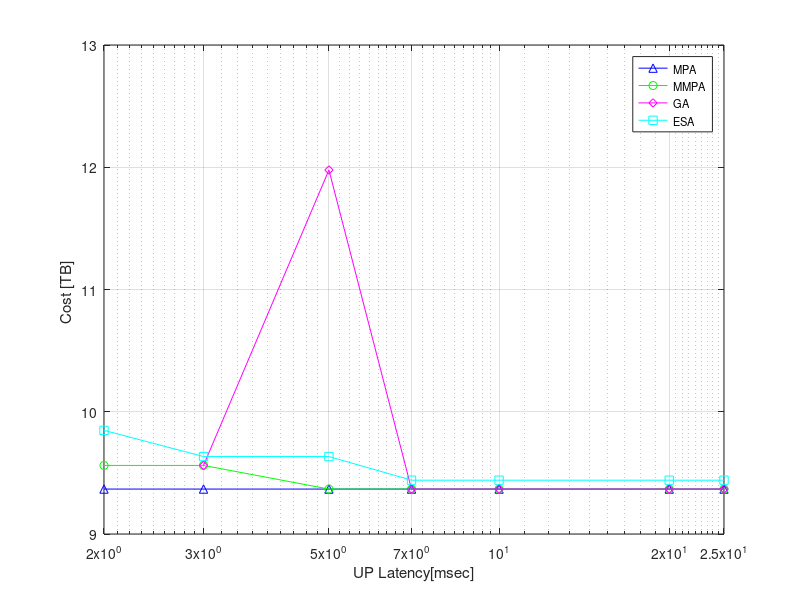
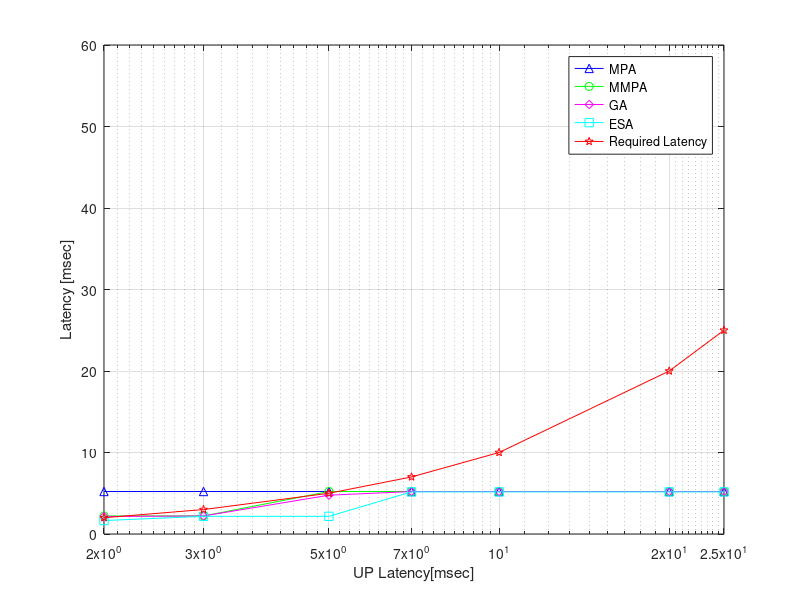
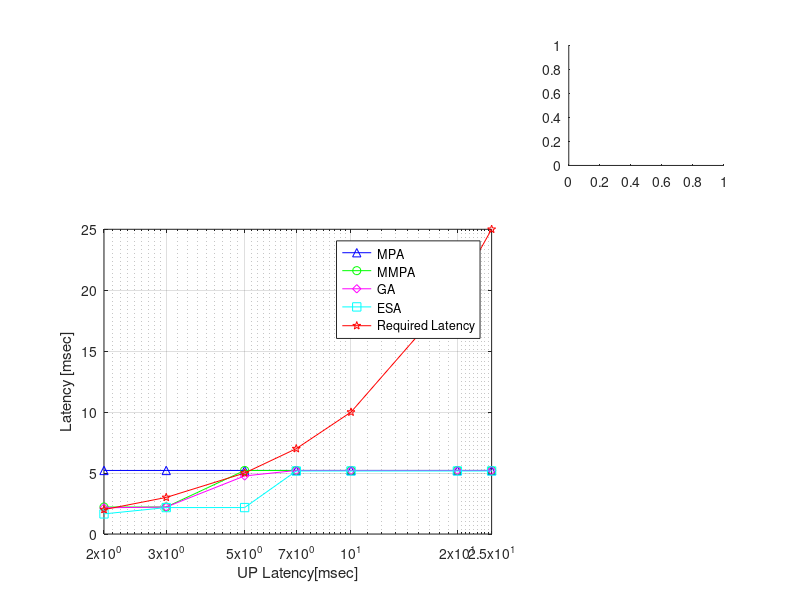

The MATLAB script that drew these images, in order: (Note: this script raises an error after producing the figures.)
clc;
clear;
close all;
%load('MMPA_Data', 'delayUP_MMPA','delayCP_MMPA','LayerCP_MMPA','Adata_MMPA', 'CoSt_MMPA')
%load('MPA_Data', 'delayUP_MPA','delayCP_MPA','LayerCP_MPA','Adata_MPA', 'CoSt_MPA')
%load('GA_Data', 'delayUP_GA','delayCP_GA','LayerCP_GA','Adata_GA', 'CoSt_GA', 'DFrate', 'maxdup','maxdcp','Cp', 'Z')
load('ESA_Data_new_URLLC', 'delayUP_ESA','delayCP_ESA','LayerCP_ESA','Adata_ESA', 'CoSt_ESA')
load('MMPA_Data_URLLC', 'delayUP_MMPA','delayCP_MMPA','LayerCP_MMPA','Adata_MMPA', 'CoSt_MMPA')
load('MPA_Data_URLLC', 'delayUP_MPA','delayCP_MPA','LayerCP_MPA','Adata_MPA', 'CoSt_MPA')
load('GA_Data_URLLC', 'delayUP_GA','delayCP_GA','LayerCP_GA','Adata_GA', 'CoSt_GA', 'DFrate', 'maxdup','maxdcp','Cp', 'Z', 'S', 'La')
Umin=DFrate(1,1)
Umax=DFrate(1,7)
delayUP_ESA=delayUP_ESA*10^(3);
delayCP_ESA=delayCP_ESA*10^(3);
LayerCP_ESA=LayerCP_ESA*10^(-12);
Cp=[Cp; Cp; Cp; Cp; Cp; Cp; Cp]
z=1:1:Z;

figure
p1=semilogx(DFrate(1,z), CoSt_MPA(1,z), 'b-^',DFrate(1,z), CoSt_MMPA(1,z),'g-o',DFrate(1,z), CoSt_GA(1,z),'m-d',DFrate(1,z), CoSt_ESA(1,z)*(10^(-12)),'c-s')
xlabel('UP Latency[msec]'), ylabel('Cost [TB] ')
xticks([2 3 5 7 10 20 25])
ylim([9 13])
grid on
xlim([Umin Umax])
legend('MPA','MMPA','GA','ESA','FontSize', 8 )


figure

p2=semilogx(DFrate(1,z), delayUP_MPA(1,z), 'b-^',DFrate(1,z), delayUP_MMPA(1,z), 'g-o',DFrate(1,z), delayUP_GA(1,z), 'm-d',DFrate(1,z), delayUP_ESA(1,z), 'c-s',DFrate(1,z), DFrate(1,z),'r-p')
xlabel('UP Latency[msec]'), ylabel('Latency [msec]'),
xlabel('UP Latency[msec]'), ylabel('Latency [msec]'),
xticks([2 3 5 7 10 20 25])
grid on
xlim([2 Umax])
ylim([0 60])
legend('MPA' , 'MMPA','GA','ESA','Required Latency')

figure
x = -5:0.1:5;
subplot(3,3,[4 5 7 8])
p2=semilogx(DFrate(1,z), delayUP_MPA(1,z), 'b-^',DFrate(1,z), delayUP_MMPA(1,z), 'g-o',DFrate(1,z), delayUP_GA(1,z), 'm-d',DFrate(1,z), delayUP_ESA(1,z), 'c-s',DFrate(1,z), DFrate(1,z),'r-p')
xlabel('UP Latency[msec]'), ylabel('Latency [msec]'),
xlabel('UP Latency[msec]'), ylabel('Latency [msec]'),
xticks([2 3 5 7 10 20 25])
grid on
legend('MPA' , 'MMPA','GA','ESA','Required Latency')
xlim([2 Umax])
ax = gca;
area = [4 4.5 6 5.5];
%area = [1.9 1.5 2.5 4];
inlarge = subplot(3,3,3);
panpos = inlarge.Position;
delete(inlarge);
inlarge = zoomin(ax,area,panpos);
title(inlarge,'Zoom in')




figure
title("ESA Function Placement")
 figure
%-------------Plot A------------------------------------------------------
for ttt=1:3
   
    for z=1:Z
           B_new= cell2mat(Adata_ESA(1,z));
        
        
        Num_NF1=[3 1 1 3 2 3]';
        Num_NF1(:,:,2) = [2 2 1 3 2 3]';
        Num_NF = cat(3,Num_NF1,[3 1 1 3 2 3]');
        Adata_ESA_new = cell(S,6);
        
        for s=1:S
            for f=1:6
                dim=Num_NF(f,:,s);
                Adata_ESA_new{s,f}=B_new(f,:,s).*ones(dim, La);
            end
            
        end
        
        for s=1:S
            A_new_ESA_l=[cell2mat(Adata_ESA_new(s,1))];
            for f=2:6
                A_new_ESA_l=[[A_new_ESA_l]; [cell2mat(Adata_ESA_new(s,f))]];
                
            end
            A_new_ESA_tt(:,:,s)=A_new_ESA_l;
        end
        B=A_new_ESA_tt;
        A11(:,:,1)=[1 0 0 0 0 0; B(:,:,1)];
        A11(:,:,2)=[1 0 0 0 0 0; B(:,:,2)];
        A11(:,:,3)=[1 0 0 0 0 0; B(:,:,3)];
        A=A11;
        data =[
            1 1 1 1 1 1 1 1 1 1 1 1 1 1
            1 1 1 1 1 1 1 1 1 1 1 1 1 1
            1 1 1 1 1 1 1 1 1 1 1 1 1 1
            1 1 1 1 1 1 1 1 1 1 1 1 1 1
            1 1 1 1 1 1 1 1 1 1 1 1 1 1
            1 1 1 1 1 1 1 1 1 1 1 1 1 1];
        
        
        data_class ={  A(14,1,ttt) A(13,1,ttt) A(12,1,ttt) A(11,1,ttt) A(10,1,ttt) A(9,1,ttt) A(8,1,ttt) A(7,1,ttt) A(6,1,ttt) A(5,1,ttt) A(4,1,ttt) A(3,1,ttt) A(2,1,ttt) A(1,1,ttt)
            A(14,2,ttt) A(13,2,ttt) A(12,2,ttt) A(11,2,ttt) A(10,2,ttt) A(9,2,ttt) A(8,2,ttt) A(7,2,ttt) A(6,2,ttt) A(5,2,ttt) A(4,2,ttt) A(3,2,ttt) A(2,2,ttt) A(1,2,ttt)
            A(14,3,ttt) A(13,3,ttt) A(12,3,ttt) A(11,3,ttt) A(10,3,ttt) A(9,3,ttt) A(8,3,ttt) A(7,3,ttt) A(6,3,ttt) A(5,3,ttt) A(4,3,ttt) A(3,3,ttt) A(2,3,ttt) A(1,3,ttt)
            A(14,4,ttt) A(13,4,ttt) A(12,4,ttt) A(11,4,ttt) A(10,4,ttt) A(9,4,ttt) A(8,4,ttt) A(7,4,ttt) A(6,4,ttt) A(5,4,ttt) A(4,4,ttt) A(3,4,ttt) A(2,4,ttt) A(1,4,ttt)
            A(14,5,ttt) A(13,5,ttt) A(12,5,ttt) A(11,5,ttt) A(10,5,ttt) A(9,5,ttt) A(8,5,ttt) A(7,5,ttt) A(6,5,ttt) A(5,5,ttt) A(4,5,ttt) A(3,5,ttt) A(2,5,ttt) A(1,5,ttt)
            A(14,6,ttt) A(13,6,ttt) A(12,6,ttt) A(11,6,ttt) A(10,6,ttt) A(9,6,ttt) A(8,6,ttt) A(7,6,ttt) A(6,6,ttt) A(5,6,ttt) A(4,6,ttt) A(3,6,ttt) A(2,6,ttt) A(1,6,ttt)
            };
        
        
        
        DT=DFrate;
        
        data(end+1,:)=NaN;
        %figure;
        ww=0.2;
        %pos1 = [0.1 0.3 ww 0.5];
        %subplot = @(m,n,p) subtightplot (m, n, p, [0.01 0.05], [0.1 0.01], [0.1 0.01]);
        %subplot(S,Z,(Z*(ttt-1))+z)
        subplot = @(m,n,p) subtightplot (m,n,p, [0.001 0.005], [0.01 0.001], [0.01 0.001]);
        subplot(S,Z,(Z*(ttt-1))+z)
           % PosVec = Ax.Position;
    %Ax.Position = PosVec+[0 -0.005 0 0.005];
        %subplot('Position',pos1)
        b={bar3([1 2],data([1 end],:), 0.9,'stacked')};
        view(-70.5,10)
        hold on
        for k=2:(size(data,1)-1)
            %pos1 = [0.1+((k-1)*ww) 0.3 ww 0.5];
            b{k}=bar3([k-1 k],data([end k],:),0.9,'stacked');
            %subplot('Position',pos1)
        end
        for k=1:(size(data,1)-1)
            for k2=1:size(data,2)
                switch data_class{k,k2}
                    
                    case 0
                        set(b{k}(k2),'FaceColor','w')
                        %set(b{k}(k2),'EdgeColor', 'k','LineWidth', 2);
                    case 1
                        
                        set(b{k}(k2),'FaceColor','m')
                        set(b{k}(k2),'EdgeColor', 'k','LineWidth', 2);
                end
                
                
            end
            
            set ( gca, 'ydir', 'reverse' )
            set(gca,'xtick',[])
            set(gca,'ytick',[])
            set(gca,'ztick',[])
            
        end
        
        
    end
    xlabel('eMBB')
    
    
end








figure
title("GA Function Placement")


%-------------Plot A------------------------------------------------------
figure
for ttt=1:3
    
    for z=1:Z
        B= cell2mat(Adata_GA(1,z));
        A11(:,:,1)=[1 0 0 0 0 0; B(:,:,1)];
        A11(:,:,2)=[1 0 0 0 0 0; B(:,:,2)];
        A11(:,:,3)=[1 0 0 0 0 0; B(:,:,3)];
        A=A11;
        data =[
            1 1 1 1 1 1 1 1 1 1 1 1 1 1
            1 1 1 1 1 1 1 1 1 1 1 1 1 1
            1 1 1 1 1 1 1 1 1 1 1 1 1 1
            1 1 1 1 1 1 1 1 1 1 1 1 1 1
            1 1 1 1 1 1 1 1 1 1 1 1 1 1
            1 1 1 1 1 1 1 1 1 1 1 1 1 1];
        
        
        data_class ={  A(14,1,ttt) A(13,1,ttt) A(12,1,ttt) A(11,1,ttt) A(10,1,ttt) A(9,1,ttt) A(8,1,ttt) A(7,1,ttt) A(6,1,ttt) A(5,1,ttt) A(4,1,ttt) A(3,1,ttt) A(2,1,ttt) A(1,1,ttt)
            A(14,2,ttt) A(13,2,ttt) A(12,2,ttt) A(11,2,ttt) A(10,2,ttt) A(9,2,ttt) A(8,2,ttt) A(7,2,ttt) A(6,2,ttt) A(5,2,ttt) A(4,2,ttt) A(3,2,ttt) A(2,2,ttt) A(1,2,ttt)
            A(14,3,ttt) A(13,3,ttt) A(12,3,ttt) A(11,3,ttt) A(10,3,ttt) A(9,3,ttt) A(8,3,ttt) A(7,3,ttt) A(6,3,ttt) A(5,3,ttt) A(4,3,ttt) A(3,3,ttt) A(2,3,ttt) A(1,3,ttt)
            A(14,4,ttt) A(13,4,ttt) A(12,4,ttt) A(11,4,ttt) A(10,4,ttt) A(9,4,ttt) A(8,4,ttt) A(7,4,ttt) A(6,4,ttt) A(5,4,ttt) A(4,4,ttt) A(3,4,ttt) A(2,4,ttt) A(1,4,ttt)
            A(14,5,ttt) A(13,5,ttt) A(12,5,ttt) A(11,5,ttt) A(10,5,ttt) A(9,5,ttt) A(8,5,ttt) A(7,5,ttt) A(6,5,ttt) A(5,5,ttt) A(4,5,ttt) A(3,5,ttt) A(2,5,ttt) A(1,5,ttt)
            A(14,6,ttt) A(13,6,ttt) A(12,6,ttt) A(11,6,ttt) A(10,6,ttt) A(9,6,ttt) A(8,6,ttt) A(7,6,ttt) A(6,6,ttt) A(5,6,ttt) A(4,6,ttt) A(3,6,ttt) A(2,6,ttt) A(1,6,ttt)
            };
        
        
        
        DT=DFrate;
        
        data(end+1,:)=NaN;
        %figure;
        subplot = @(m,n,p) subtightplot (m,n,p, [0.001 0.005], [0.01 0.001], [0.01 0.001]);
        subplot(S,Z,(Z*(ttt-1))+z)
           % PosVec = Ax.Position;
    %Ax.Position = PosVec+[0 -0.005 0 0.005];
        %subplot('Position',pos1)
        b={bar3([1 2],data([1 end],:), 0.9,'stacked')};
        view(-70.5,10)
        hold on
        for k=2:(size(data,1)-1)
            %pos1 = [0.1+((k-1)*ww) 0.3 ww 0.5];
            b{k}=bar3([k-1 k],data([end k],:),0.9,'stacked');
            %subplot('Position',pos1)
        end
        for k=1:(size(data,1)-1)
            for k2=1:size(data,2)
                switch data_class{k,k2}
                    
                    case 0
                        set(b{k}(k2),'FaceColor','w')
                        %set(b{k}(k2),'EdgeColor', 'k','LineWidth', 2);
                    case 1
                        
                        set(b{k}(k2),'FaceColor','m')
                        set(b{k}(k2),'EdgeColor', 'k','LineWidth', 2);
                end
                
                
            end
            
            set ( gca, 'ydir', 'reverse' )
                        set(gca,'xtick',[])
            set(gca,'ytick',[])
            set(gca,'ztick',[])
            
        end
        
        
    end
    
    
end





